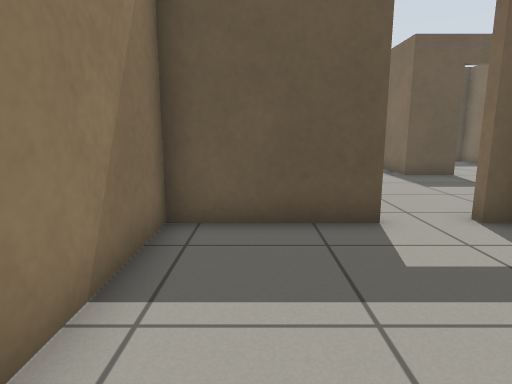
view 1 (above)

18 first-person views from a walk through a Gazebo world. The camera is 0.78 m above the floor, tilts 10° down and sees 75° across. The floor is counted in squares, 0.5 m on a side. Each view is taken from the middle of a square. On the plan, view 1 faces up. The plan holds only what a view shows up to about 16 squares ahead; the rest is blank.

view 2
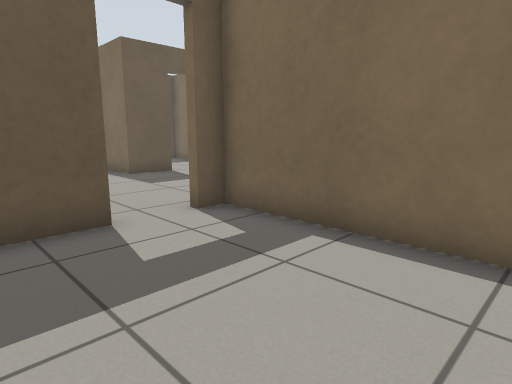

view 3
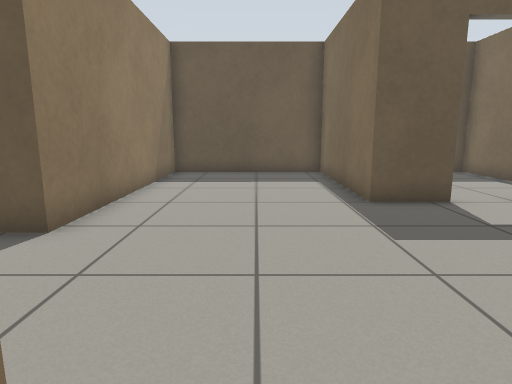

view 4
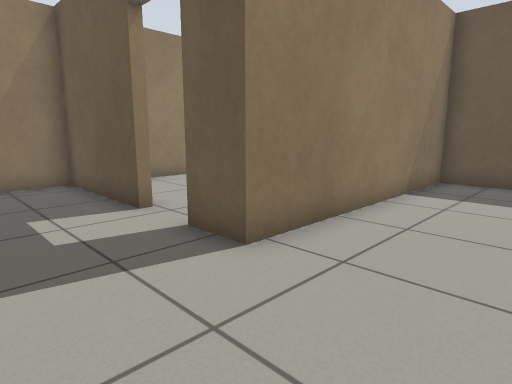

view 5
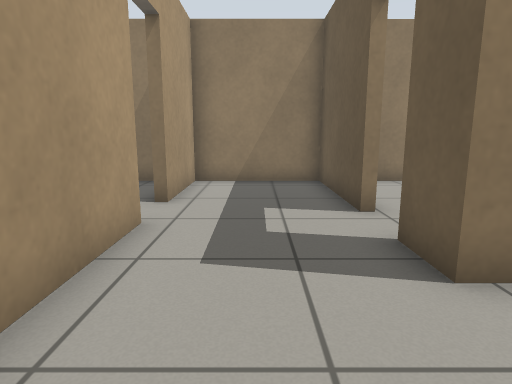

view 6
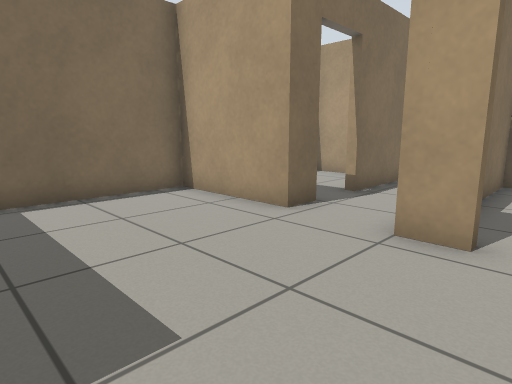

view 7
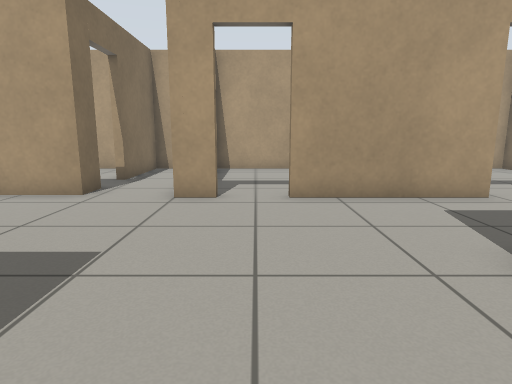

view 8
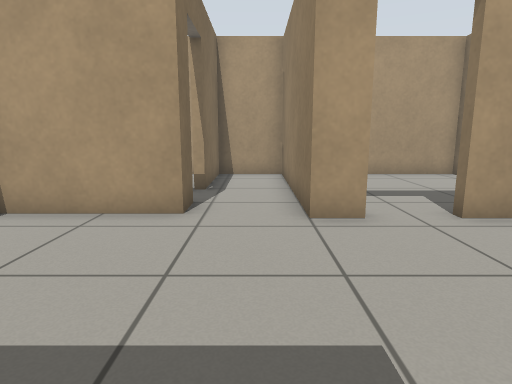

view 9
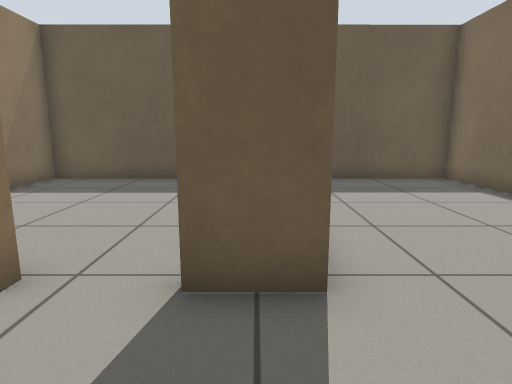

view 10
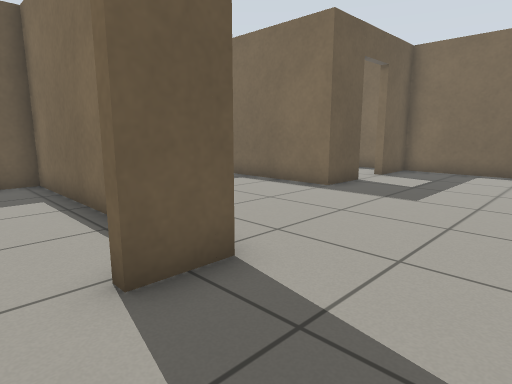

view 11
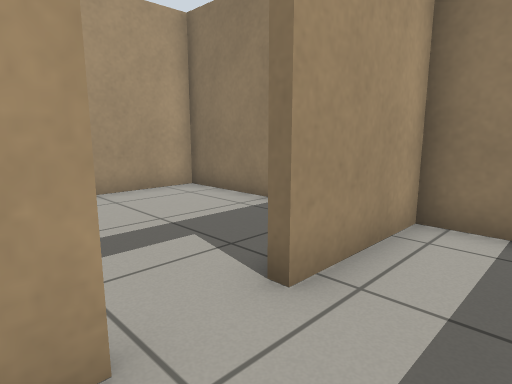

view 12
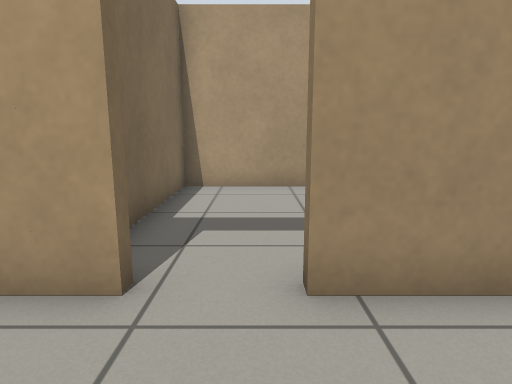

view 13
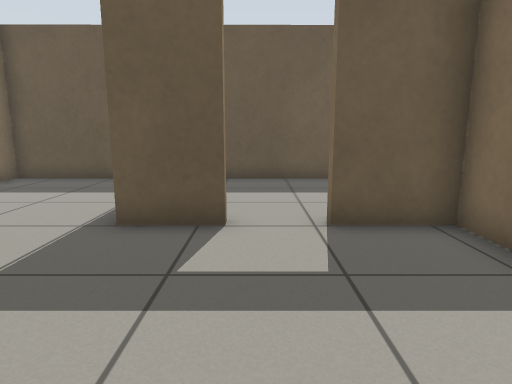

view 14
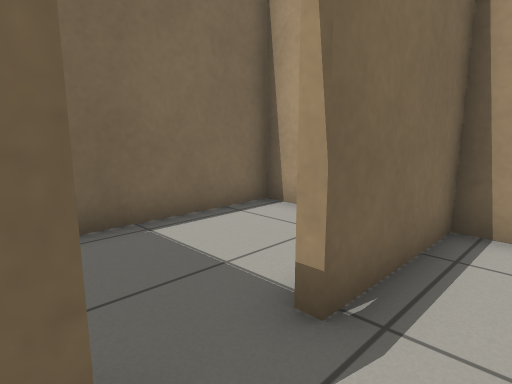

view 15
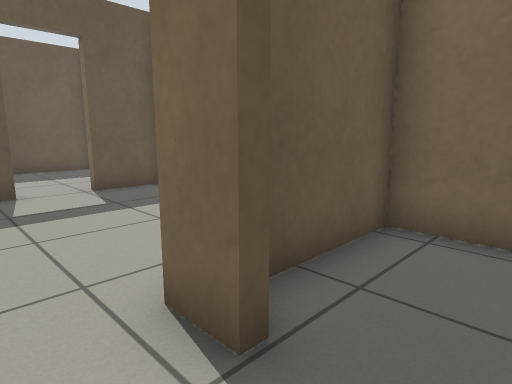

view 16
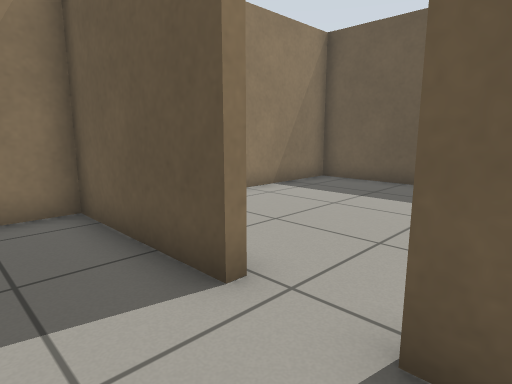

view 17
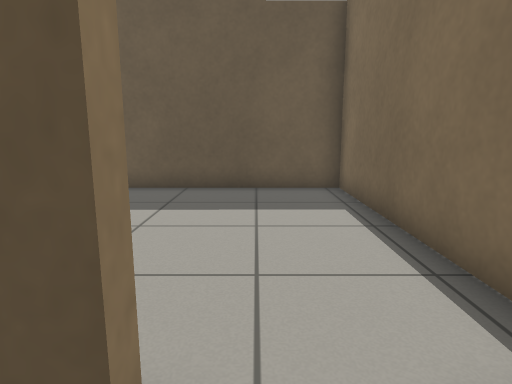

view 18
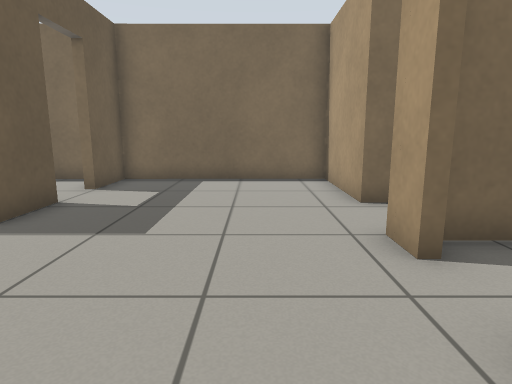

### Floor plan
Points are (right, up) in squares from view 1. A wall is a line through its corners. A room is listed if a view was taken in it or the views show most of it. See-through windows are left out.
Room 1 (views 1, 2, 3)
walls: (2.3, 5.7) (-1.6, 5.7) (-1.6, 1.7); (-1.6, -0.8) (4.7, -0.8) (4.7, 5.7) (3.9, 5.7)
ways out: open door at (3.5, 6) to room 2
Room 2 (views 4, 5, 6, 7, 8, 9, 10, 11, 12, 13, 14, 15, 16, 17, 18)
walls: (3.9, 6) (5, 6) (5, -0.8) (7.4, -0.8) (7.4, 2.9); (7.5, 12.5) (5.6, 12.5) (5.6, 18.5) (-0.3, 18.5) (-0.3, 10.1) (-1.9, 10.1); (-3.5, 10.1) (-8, 10.1) (-8, 6) (-4.4, 6); (7.4, 4.5) (7.4, 5.6) (11.5, 5.6) (11.4, 12.5) (9.3, 12.5); (-2.8, 6) (2.2, 6)
ways out: open door at (3.5, 6) to room 1; open door at (-2.5, 10) to room 3; open door at (-3.5, 6) to room 4; open door at (8.5, 13) to room 5; open door at (7.7, 3.7) to room 6
Room 3 (no view inside)
walls: (-0.6, 11.9) (-0.6, 18.5) (-8, 18.5) (-8, 12)
ways out: open door at (-2.5, 10) to room 2
Room 4 (no view inside)
walls: (-8, 2.5) (-7.9, -0.8) (-1.9, -0.8) (-1.9, 3.6); (-8, 4.6) (-8, 4)
ways out: open door at (-3.5, 6) to room 2
Room 5 (no view inside)
walls: (11.4, 13.8) (11.4, 18.6) (7, 18.5)
ways out: open door at (8.5, 13) to room 2
Room 6 (no view inside)
walls: (8.4, -0.8) (11.5, -0.8) (11.5, 5.3) (8.5, 5.3)
ways out: open door at (7.7, 3.7) to room 2

Where each view was taken, in squares from view 1:
view 1: 0 up, 0 right, facing up
view 2: 0 up, 0 right, facing up-right
view 3: 5 up, 3 right, facing up
view 4: 7 up, 3 right, facing up-left
view 5: 8 up, 3 right, facing left
view 6: 11 up, 3 right, facing down-right
view 7: 14 up, 3 right, facing down
view 8: 12 up, 6 right, facing down
view 9: 7 up, 1 left, facing up
view 10: 7 up, 3 left, facing up-right
view 11: 8 up, 2 left, facing down-left
view 12: 9 up, 4 left, facing down
view 13: 7 up, 8 right, facing up
view 14: 5 up, 6 right, facing down-right
view 15: 3 up, 6 right, facing up-right
view 16: 8 up, 1 left, facing up-left
view 17: 9 up, 3 left, facing up
view 18: 8 up, 0 right, facing right
